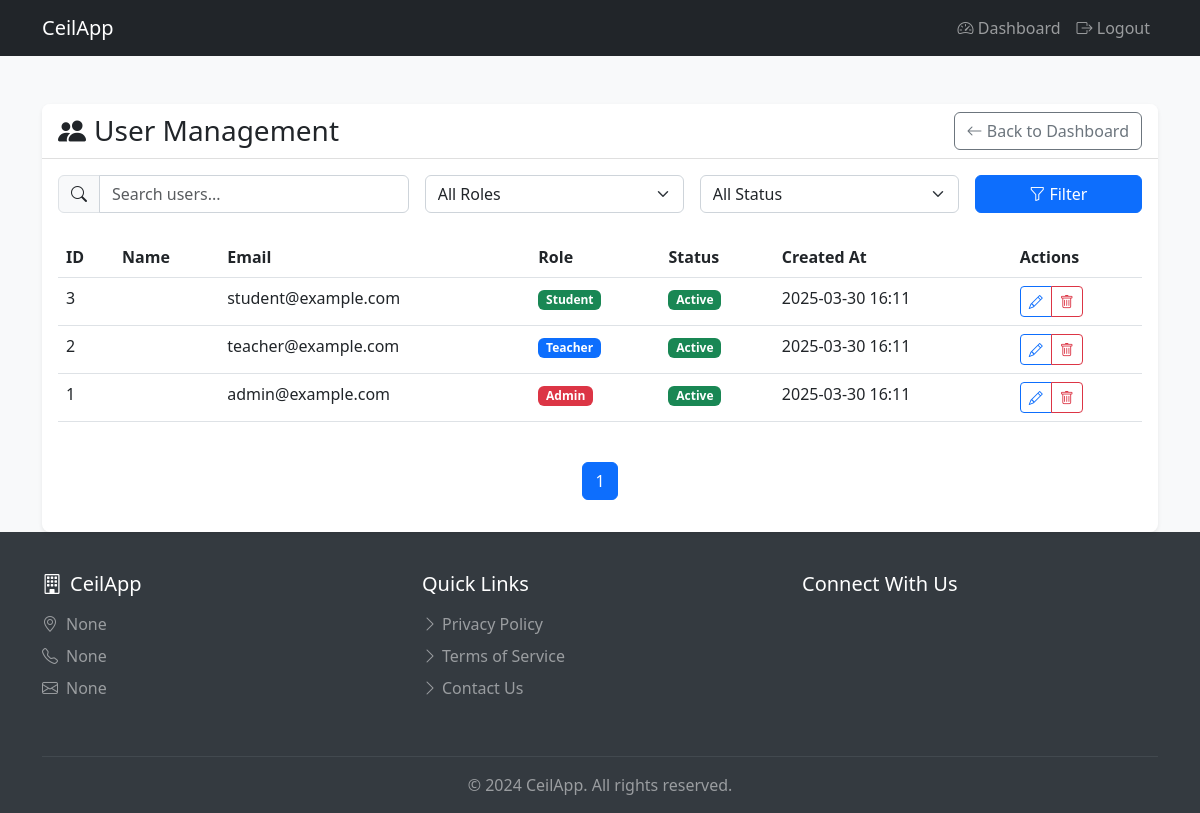
Screenshot of /users (signed in) with the database file from the repository.
### models.py (models this page shows, shortened)
class User(UserMixin, db.Model):
    id = db.Column(db.Integer, primary_key=True)
    username = db.Column(db.String(80), unique=True, nullable=False)
    email = db.Column(db.String(120), unique=True, nullable=False)
    password_hash = db.Column(db.String(128))
    role_id = db.Column(db.Integer, db.ForeignKey('role.id'), nullable=False)
    is_active = db.Column(db.Boolean, default=True)
    created_at = db.Column(db.DateTime, default=datetime.utcnow)
    updated_at = db.Column(db.DateTime, default=datetime.utcnow, onupdate=datetime.utcnow)

class Role(db.Model):
    id = db.Column(db.Integer, primary_key=True)
    name = db.Column(db.String(50), unique=True, nullable=False)
    color = db.Column(db.String(20), default='primary')  # Bootstrap color class
    users = db.relationship('User', backref='role', lazy=True)

class ApplicationSettings(db.Model):
    id = db.Column(db.Integer, primary_key=True)
    organization_name = db.Column(db.String(100), nullable=False)
    organization_name_ar = db.Column(db.String(100), nullable=False)
    logo_path = db.Column(db.String(255))
    address = db.Column(db.Text)
    address_ar = db.Column(db.Text)
    telephone = db.Column(db.String(20))
    email = db.Column(db.String(120))
    website = db.Column(db.String(255))
    facebook = db.Column(db.String(255))
    linkedin = db.Column(db.String(255))
    youtube = db.Column(db.String(255))
    twitter = db.Column(db.String(255))
    current_session_id = db.Column(db.Integer, db.ForeignKey('session.id'))
    registration_open = db.Column(db.Boolean, default=False)
    created_at = db.Column(db.DateTime, default=datetime.utcnow)
    updated_at = db.Column(db.DateTime, default=datetime.utcnow, onupdate=datetime.utcnow)
    current_session = db.relationship('Session', foreign_keys=[current_session_id])

### ceilapp.py (the view, shortened to what this page needs)
@app.route('/users')
@login_required
def users():
    if not current_user.role.name == 'Admin':
        flash('Access denied. Admin privileges required.', 'danger')
        return redirect(url_for('dashboard'))
    search = request.args.get('search', '')
    role_id = request.args.get('role', type=int)
    status = request.args.get('status')
    page = request.args.get('page', 1, type=int)
    per_page = 10
    query = User.query
    if role_id:
        query = query.filter(User.role_id == role_id)
    if status == 'active':
        query = query.filter(User.is_active == True)
    elif status == 'inactive':
        query = query.filter(User.is_active == False)
    pagination = query.order_by(User.created_at.desc()).paginate(
        page=page, per_page=per_page, error_out=False
    )
    users = pagination.items
    roles = Role.query.all()
    return render_template('users.html', users=users, roles=roles, pagination=pagination)

### ceilapp.py (called while the page is built)
@login_manager.user_loader
def load_user(user_id):
    return User.query.get(int(user_id))

@app.context_processor
def inject_settings():
    settings = ApplicationSettings.query.first()
    return dict(settings=settings)

### templates/users.html (shortened to what this page needs)
{% extends "base.html" %}
{% block content %}
<div class="container mt-5">
    <div class="row">
        <div class="col-md-12">
            <div class="card">
                <div class="card-header d-flex justify-content-between align-items-center">
                    <h3 class="mb-0">
                        <i class="bi bi-people-fill me-2"></i>User Management
                    </h3>
                    <a href="{{ url_for('dashboard') }}" class="btn btn-outline-secondary">
                        <i class="bi bi-arrow-left"></i> Back to Dashboard
                    </a>
                </div>
                <div class="card-body">
                    <form method="GET" class="mb-4">
                        <div class="row g-3">
                            <div class="col-md-4">
                                <div class="input-group">
                                    <span class="input-group-text">
                                        <i class="bi bi-search"></i>
                                    </span>
                                    <input type="text" class="form-control" name="search"
                                           placeholder="Search users..." value="{{ request.args.get('search', '') }}">
                                </div>
                            </div>
                            <div class="col-md-3">
                                <select class="form-select" name="role">
                                    <option value="">All Roles</option>
                                </select>
                            </div>
                            <div class="col-md-3">
                                <select class="form-select" name="status">
                                    <option value="">All Status</option>
                                </select>
                            </div>
                            <div class="col-md-2">
                                <button type="submit" class="btn btn-primary w-100">
                                    <i class="bi bi-funnel"></i> Filter
                                </button>
                            </div>
                        </div>
                    </form>
                    <div class="table-responsive">
                        <table class="table table-hover">
                            <thead>
                                <tr>
                                    <th>ID</th>
                                    <th>Name</th>
                                    <th>Email</th>
                                    <th>Role</th>
                                    <th>Status</th>
                                    <th>Created At</th>
                                    <th>Actions</th>
                                </tr>
                            </thead>
                            <tbody>
                                {% for user in users %}
                                <tr>
                                    <td>{{ user.id }}</td>
                                    <td>{{ user.name }}</td>
                                    <td>{{ user.email }}</td>
                                    <td>
                                        <span class="badge bg-{{ user.role.color }}">
                                            {{ user.role.name }}
                                        </span>
                                    </td>
                                    <td>
                                        {% if user.is_active %}
                                        <span class="badge bg-success">Active</span>
                                        {% else %}
                                        <span class="badge bg-danger">Inactive</span>
                                        {% endif %}
                                    </td>
                                    <td>{{ user.created_at.strftime('%Y-%m-%d %H:%M') }}</td>
                                    <td>
                                        <div class="btn-group">
                                            <button type="button" class="btn btn-sm btn-outline-primary"
                                                    data-bs-toggle="modal" data-bs-target="#editUserModal{{ user.id }}">
                                                <i class="bi bi-pencil"></i>
                                            </button>
                                            <button type="button" class="btn btn-sm btn-outline-danger"
                                                    data-bs-toggle="modal" data-bs-target="#deleteUserModal{{ user.id }}">
                                                <i class="bi bi-trash"></i>
                                            </button>
                                        </div>
                                    </td>
                                </tr>
                                {% endfor %}
                            </tbody>
                        </table>
                    </div>
                    {% if pagination %}
                    <nav aria-label="Page navigation" class="mt-4">
                        <ul class="pagination justify-content-center">
                            {% for page in pagination.iter_pages() %}
                                {% if page %}
                                    <li class="page-item {% if page == pagination.page %}active{% endif %}">
                                        <a class="page-link" href="{{ url_for('users', page=page, **request.args) }}">
                                            {{ page }}
                                        </a>
                                    </li>
                                {% else %}
                                    <li class="page-item disabled">
                                        <span class="page-link">...</span>
                                    </li>
                                {% endif %}
                            {% endfor %}
                        </ul>
                    </nav>
                    {% endif %}
                </div>
            </div>
        </div>
    </div>
</div>
{% endblock %}

### templates/base.html (shortened to what this page needs)
<!DOCTYPE html>
<html lang="en">
<head>
    <link href="https://cdn.jsdelivr.net/npm/bootstrap@5.3.0/dist/css/bootstrap.min.css" rel="stylesheet">
    <link rel="stylesheet" href="https://cdn.jsdelivr.net/npm/bootstrap-icons@1.11.3/font/bootstrap-icons.min.css">
</head>
<body>
    <nav class="navbar navbar-expand-lg navbar-dark bg-dark">
        <div class="container">
            <a class="navbar-brand" href="/">CeilApp</a>
            <div class="collapse navbar-collapse" id="navbarNav">
                <ul class="navbar-nav ms-auto">
                    {% if current_user.is_authenticated %}
                        <li class="nav-item">
                            <a class="nav-link" href="{{ url_for('dashboard') }}">
                                <i class="bi bi-speedometer2"></i> Dashboard
                            </a>
                        </li>
                        <li class="nav-item">
                            <a class="nav-link" href="{{ url_for('logout') }}">
                                <i class="bi bi-box-arrow-right"></i> Logout
                            </a>
                        </li>
                    {% else %}
                        <li class="nav-item">
                            <a class="nav-link" href="{{ url_for('login') }}">
                                <i class="bi bi-box-arrow-in-right"></i> Login
                            </a>
                        </li>
                    {% endif %}
                </ul>
            </div>
        </div>
    </nav>
    <div class="content">
        {% block content %}{% endblock %}
    </div>
    <footer>
        <div class="container">
            <div class="row py-4">
                <div class="col-md-4 mb-3 mb-md-0">
                    <h5 class="text-white mb-3">
                        <i class="bi bi-building me-2"></i>{{ settings.organization_name }}
                    </h5>
                    <p class="text-white-50 mb-2">
                        <i class="bi bi-geo-alt me-2"></i>{{ settings.address }}
                    </p>
                    <p class="text-white-50 mb-2">
                        <i class="bi bi-telephone me-2"></i>{{ settings.telephone }}
                    </p>
                    <p class="text-white-50 mb-0">
                        <i class="bi bi-envelope me-2"></i>{{ settings.email }}
                    </p>
                </div>
                <div class="col-md-4 mb-3 mb-md-0">
                    <h5 class="text-white mb-3">Quick Links</h5>
                    <ul class="list-unstyled">
                        <li class="mb-2">
                            <a href="#" class="text-white-50 text-decoration-none">
                                <i class="bi bi-chevron-right me-1"></i>Privacy Policy
                            </a>
                        </li>
                        <li class="mb-2">
                            <a href="#" class="text-white-50 text-decoration-none">
                                <i class="bi bi-chevron-right me-1"></i>Terms of Service
                            </a>
                        </li>
                        <li class="mb-2">
                            <a href="#" class="text-white-50 text-decoration-none">
                                <i class="bi bi-chevron-right me-1"></i>Contact Us
                            </a>
                        </li>
                    </ul>
                </div>
                <div class="col-md-4">
                    <h5 class="text-white mb-3">Connect With Us</h5>
                </div>
            </div>
            <hr class="border-secondary">
            <div class="text-center text-white-50">
                <p class="mb-0">&copy; 2024 {{ settings.organization_name }}. All rights reserved.</p>
            </div>
        </div>
    </footer>
</body>
</html>

### templates/base.html (style rules this page uses)
body { min-height: 100vh; display: flex; flex-direction: column; background-color: #f8f9fa; }
.content { flex: 1; }
footer { background-color: #343a40; color: white; padding: 1rem 0; margin-top: auto; }
.card { box-shadow: 0 0.125rem 0.25rem rgba(0, 0, 0, 0.075); border: none; border-radius: 0.5rem; }
.card-header { background-color: #fff; border-bottom: 1px solid rgba(0, 0, 0, 0.125); border-radius: 0.5rem 0.5rem 0 0 !important; }
.form-control, .form-select { border-radius: 0.375rem; border: 1px solid #ced4da; }
.btn-primary { background-color: #0d6efd; border-color: #0d6efd; border-radius: 0.375rem; }

### rows the page displays
User: id "3", email "student@example.com", role.name "Student", is_active "Active", created_at "2025-03-30 16:11"
User: id "2", email "teacher@example.com", role.name "Teacher", is_active "Active", created_at "2025-03-30 16:11"
User: id "1", email "admin@example.com", role.name "Admin", is_active "Active", created_at "2025-03-30 16:11"
ApplicationSettings: organization_name "CeilApp", address "None", telephone "None", email "None"

### other values shown
{{ page }} "1"
